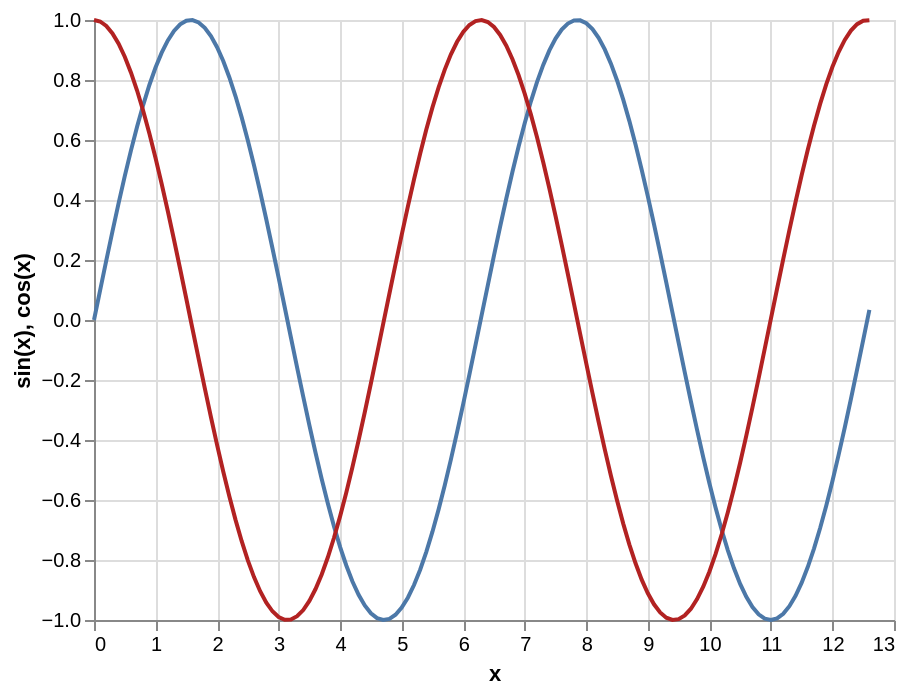

The Vega-Lite source for this figure:
### Vega-Lite specification from a JSON file in a GitHub repository (floating-point values rounded to 4 significant figures)
{"$schema": "https://vega.github.io/schema/vega-lite/v3.json", "description": "Plots a function using a generated sequence.", "width": 400, "data": {"sequence": {"start": 0, "stop": 12.7, "step": 0.1, "as": "u"}}, "transform": [{"calculate": "sin(datum.u)", "as": "v"}, {"calculate": "cos(datum.u)", "as": "w"}], "layer": [{"mark": "line", "encoding": {"x": {"field": "u", "type": "quantitative", "title": "x"}, "y": {"field": "v", "type": "quantitative", "title": "sin(x)"}}}, {"mark": {"type": "line", "stroke": "firebrick"}, "encoding": {"x": {"field": "u", "type": "quantitative"}, "y": {"field": "w", "type": "quantitative", "title": "cos(x)"}}}]}
